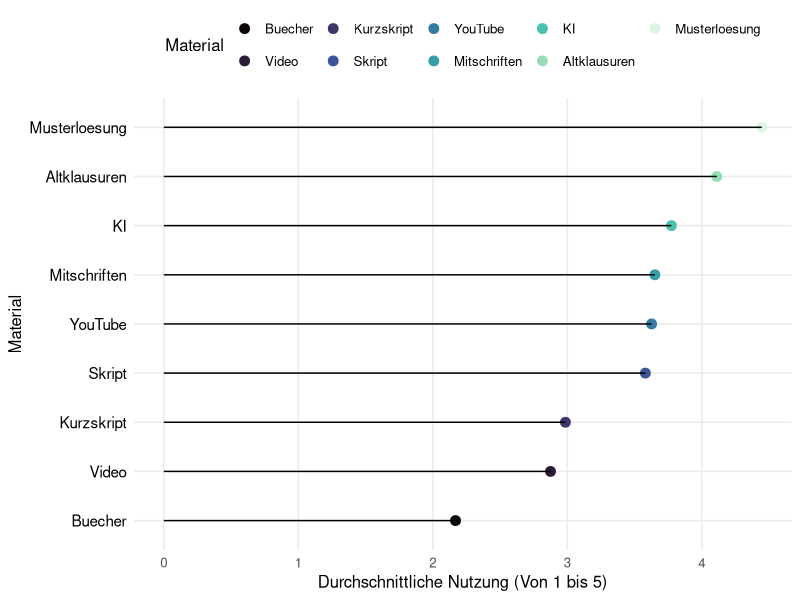
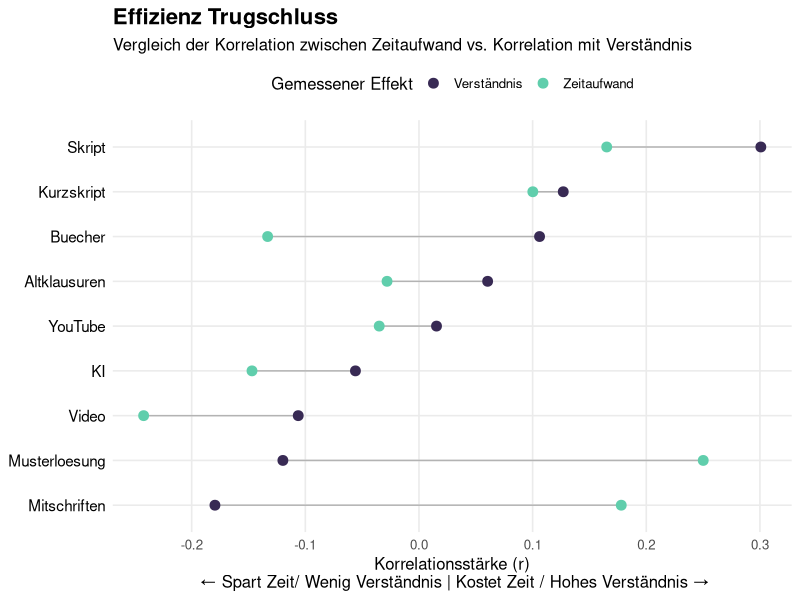
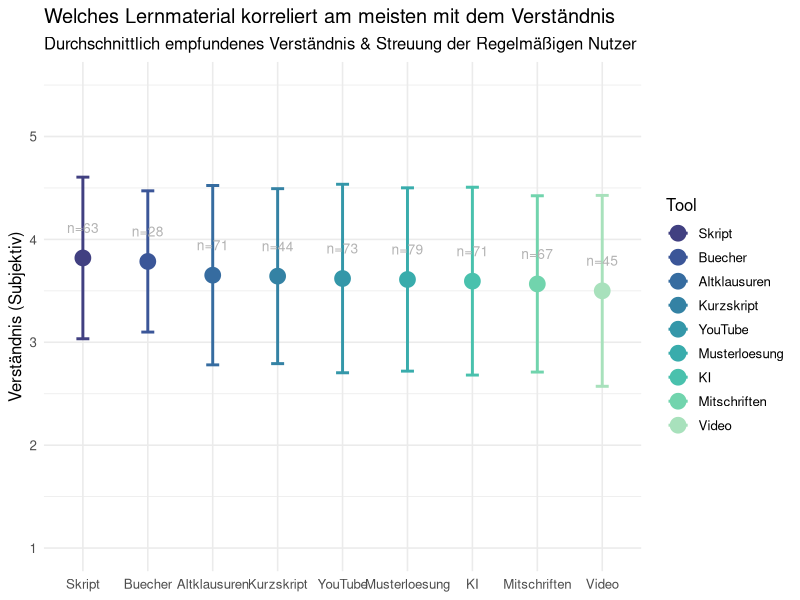
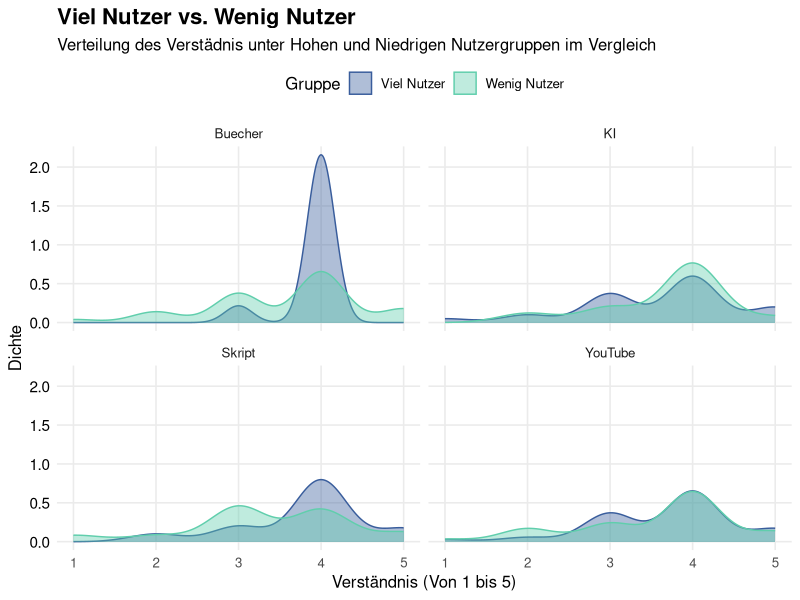

Recreate these plots in R, in order. (Note: this script raises an error after producing the figures.)

#Library installieren 
library(tidyverse)

#Reinladen der Umfrage ins global Enviorment
survey.data <- read.csv("results-survey_cleaned.csv")

#Frage/Plot 1 - Ein abbild zeigen von dem was wir eigentlich grade Nutzen
#Die Idee hinter diesem Plot ist für die Analyse dann um den Roten Faden zu halten erstmal zu zeigen was 
#die Studenten eigentlich Nutzen, damit wir nachher Zeigen können das obwohl KI und Digitale Lernmittel
#häufig genutzt werden sie nicht mit einer erfahrung

#Wir extrahieren die passenden Informationen aus unserer Umfrage für unseren Plot
plot.1.data <- survey.data %>%
  #Wir wählen uns die wichtigen Daten aus der Befragung aus (Hier: Die Daten zur Nutzung)
  select(starts_with("Nutzung")) %>%
  #Wir fassen alles zusammen indem wir den Durschnitt für alle mittel ausrechnen und fehlende Werte entfernen
  summarise(across(everything(), mean, na.rm = TRUE)) %>%
  #Wir Formen unser Material um damit wir das ganze mit ggplot vernünftig erstellen 
  #können und bennen Material und den Score richtig um 
  pivot_longer(everything(), names_to = "Material", values_to = "Score") %>%
  #Wir entfernen von den Spalten die bleibsel der csv Datei und Sortieren
  #es so das zuerst die Materialspalte und dann die Scorespalte kommt
  mutate(
    Material = str_remove_all(Material, "Nutzung_|_Num"),
    Material = fct_reorder(Material, Score)
  )

#Wir erstellen unseren Plot für das erste Thema 
ggplot(plot.1.data, aes(x = Score, y = Material)) +
  #Wir erstellen einen kleinen Punkt an der Spitze der Nutzung
  geom_point(size = 3, aes(color = Material)) +
  #Wir zeichnen eine Linie die bis zu dem eben gezeichneten Punkt geht 
  geom_segment(aes(
    x = 0,
    xend = Score,
    y = Material,
    yend = Material
  )) +
  #Hinzufügen von Achsenbeschriftungen
  labs(x = "Durchschnittliche Nutzung (Von 1 bis 5)",
       y = "Material") +
  #Minimal Theme und Farbpallete für Optik vom Plots
  theme_minimal(base_size = 12) +
  theme(
    legend.position = "top", 
    panel.grid.minor = element_blank(),
    plot.title = element_text(face = "bold", size = 16), 
    axis.text.y = element_text(color = "black", size = 11)
  ) +
  scale_color_viridis_d(option = "mako") 

#Frage/Plot 2 - Zeigen das viele Studenten sich Zeitersparnis beim Studium wünschen

#Um für diese Frage einen guten Plot zu erstellen müssen wir uns erstmal
#anschauen wie Zeitaufwand und Material Korrelieren

cor.time <- survey.data %>%
  summarise(across( 
    starts_with("Nutzung"), #Für alle Spalten die mit "Nutzung" anfangen in der csv
    ~ cor(.x, Effekt_Zeitaufwand_Num, use = "complete.obs") #Berechnen wir die Korrelation mit dem Zeitaufwand
  )) %>%
  #Wir beschriften unsere Zeilen wieder um und formen sie in lange Reihen um
  pivot_longer(everything(), names_to = "Material", values_to = "Zeit.Effekt")

#jetzt bauen wir diese Korrelationswerte auch für den zusammenhang mit dem Verständnis zusammen

cor.understanding <- survey.data %>%
  summarise(across( 
    starts_with("Nutzung"), #Wir nehmen uns wieder alle Nutzungsspalten
    ~ cor(.x, Qualitaet_Verstehen_Num, use = "complete.obs") #Berechnen nur diesesmal die Korrelation mit dem Verständnis
  )) %>%
  
  #Wir beschriften unsere Zeilen wieder um und formen sie in lange Reihen um
  pivot_longer(everything(), names_to = "Material", values_to = "Verstaendnis.Effekt")


#jetzt haben wir die Korrelationsdaten von Zeit und Verständnis wir wollen jetzt diese
#Kombinieren in einen Datensatz den wir dann in ggplot übergeben können

plot.2.data <- left_join(cor.time, cor.understanding, by = "Material") %>%
  mutate(
    Material = str_remove_all(Material, "Nutzung_|_Num"), #Wir entfernen wieder die Umfrage überbleibsel
    Material = fct_reorder(Material, Verstaendnis.Effekt) #Und ordnen die Spalten dann neu an 
  )

#Jetzt können wir unseren finalen ggplot Erstellen das hier wird ein Dumbell Plot 
ggplot(plot.2.data) +
  
  #Dieser Teil baut die Linie in der mitte die die Beiden Korrelationswerte miteinander verbindet 
  geom_segment(aes(
    y = Material, yend = Material,
    x = Zeit.Effekt, xend = Verstaendnis.Effekt
  ), color = "grey70") +
  
  #Hier erstellen wir den Punkt für die Zeit auf dem Graphen
  geom_point(aes(x = Zeit.Effekt, y = Material, color = "Zeitaufwand"), size = 3) +
  
  #Das Hier ist der Punkt für das Verständnis
  geom_point(aes(x = Verstaendnis.Effekt, y = Material, color = "Verständnis"), size = 3) +
  
  #Hier nehmen wir unsere Standard Farbpalette 
  scale_color_viridis_d(option = "mako", begin = 0.2, end = 0.8) +
  #Wir erstellen Überschrift und Achsenbeschriftungen für die Verständnis
  labs(title = "Effizienz Trugschluss",
       subtitle = "Vergleich der Korrelation zwischen Zeitaufwand vs. Korrelation mit Verständnis",
       x = "Korrelationsstärke (r)\n ← Spart Zeit/ Wenig Verständnis | Kostet Zeit / Hohes Verständnis →",
       y = NULL,
       color = "Gemessener Effekt"
  ) +
  #Wir editieren unser Theme minimal etwas damit es unseren Anforderungen entspricht
  theme_minimal(base_size = 12) +
  theme(
    legend.position = "top", #Sorgt dafür das die Legende oben ist 
    panel.grid.minor = element_blank(),
    plot.title = element_text(face = "bold", size = 16), #Überschrift Makieren und Richtige Größe einstellen 
    axis.text.y = element_text(color = "black", size = 11) #Achsenbeschriftung einfärben und Größe Richtig bestimmen
  )

#Frage/Plot 3 - Welche Materialien Korrelieren Tatsächlich mit dem Gefühl des Veständnis

plot.3.data <- survey.data %>%
  
  #Wir brauchen das verständnis und alle Nutzungs-Spalten
  select(Qualitaet_Verstehen_Num, starts_with("Nutzung")) %>%
  
  #Wir drehen wieder für ggplot die Daten damit alles untereinander steht 
  pivot_longer(
    cols = starts_with("Nutzung"),
    names_to = "Tool",
    values_to = "Haeufigkeit"
  ) %>%
  
  #Wir räumen wieder die Namen auf 
  mutate(Tool = str_remove_all(Tool, "Nutzung_|_Num")) %>%
  
  #Wir filtern alle die das Tool regelmäßig Nutzen
  filter(Haeufigkeit >= 3) %>%
  
  #Wir rechnen absofort pro Tool
  group_by(Tool) %>%
  
  #Jetzt berechnen wir die Werte die wir für den Plot eigentlich brauchen
  summarise(
    Note = mean(Qualitaet_Verstehen_Num, na.rm = TRUE), #Berechnung des Durchschnitts
    Streuung = sd(Qualitaet_Verstehen_Num, na.rm = TRUE), #Fehlerbalken
    Anzahl.User = n() #Wir zeigen an wie viele Nutzer es gab so kann man die aussagekräftigkeit besser einschätzen
  ) %>%
  
  #Sortieren die Notes so das die beste vorne steht 
  mutate(Tool = fct_reorder(Tool, Note, .desc = TRUE))


#Jetzt erstellen wir unseren Mean/Error Plot 
ggplot(plot.3.data, aes(x = Tool, y = Note, color = Tool)) +
  
  #Zuerst erstellen wir den Fehlerbalken
  geom_errorbar(aes(ymin = Note - Streuung, ymax = Note + Streuung),
                width = 0.2, size = 1) +
  #Der Punkt welcher unseren durchschnittswert darstellt 
  geom_point(size = 5) +
  
  #Text Label damit man sieht wie viele Leute zu einer Häufigen Lerngruppe gehören
  geom_text(aes(label = paste0("n=", Anzahl.User)),
            vjust = -2.5, size = 3.5, color = "grey70") +
  
  #Auswählen der Farbpalette
  scale_colour_viridis_d(option = "mako", begin = 0.3, end = 0.9) +
  
  #Jezt fixieren wir die Achsen 
  scale_y_continuous(limits = c(1, 5.5), breaks = 1:5) +
  
  #Beschriftung(WIP)
  labs(
    title = "Welches Lernmaterial korreliert am meisten mit dem Verständnis",
    subtitle = "Durchschnittlich empfundenes Verständnis & Streuung der Regelmäßigen Nutzer",
    y = "Verständnis (Subjektiv)",
    x = NULL 
  ) +
  theme_minimal(base_size = 12)


#Frage/Plot 4 - Macht es einen unterschied für die Note, ob ich ein Tool viel oder wenig nutze?

#Wir erstellen hierfür einen Density Plot, ursprünglich wollte ich nen einfachen 
#Boxplot verwenden aber das war mir ein wenig zu langweilig

#Wir starten wie immer mit unserer datenumformung
plot.4.data <- survey.data %>%
  
  #Wir wählen die Zeilen aus die wir brauchen das Verständnis und Nutzung 
  #von KI und Youtube im Vergleich mit Skript und Büchern
  select(Qualitaet_Verstehen_Num,
         Nutzung_Skript_Num,
         Nutzung_KI_Num,
         Nutzung_YouTube_Num,
         Nutzung_Buecher_Num) %>%
  
  #Wir drehen die Daten wieder für den ggplot
  pivot_longer(cols = starts_with("Nutzung"),
               names_to = "Tool",
               values_to = "Haeufigkeit") %>%
  
  #Wir machen unseren Datensatz wieder für den Plot "sauber"
  mutate(Tool = str_remove_all(Tool, "Nutzung_|_Num")) %>%
  
  #Wir entfernen alle NAs
  drop_na(Haeufigkeit) %>%
  
  #Jetzt unterscheiden wir die Studenten in 2 Gruppen
  mutate(Gruppe = if_else(Haeufigkeit >= 4,
                          "Viel Nutzer",
                          "Wenig Nutzer")) %>%
  
  #Wir filtern Tool nur nach den Tools die wir tatsächlich haben wollen in unserem Violinen Plot
  filter(Tool %in% c("Skript", "KI", "YouTube", "Buecher"))

#Jetzt erstellen wir unseren density Plot 
ggplot(plot.4.data, aes(x = Qualitaet_Verstehen_Num, fill = Gruppe, color = Gruppe)) +
  
  #Wir erstellen unseren density Plot mit alpha = 0.4 damit die Hügel transperent sind 
  geom_density(alpha = 0.4) +
  
  #Dieser Befehl sorgt dafür das wir sozusagen mini Plots für jedes der Materialien erstellen 
  facet_wrap(~Tool) +
  
  #Hier nehmen wir unsere Standard Farbpalette 
  scale_fill_viridis_d(option = "mako", begin = 0.4, end = 0.8) +
  scale_color_viridis_d(option = "mako", begin = 0.4, end = 0.8) +
  
  #Wir erstellen Überschrift und Achsenbeschriftungen für die Verständnis
  labs(title = "Viel Nutzer vs. Wenig Nutzer",
       subtitle = "Verteilung des Verstädnis unter Hohen und Niedrigen Nutzergruppen im Vergleich",
       x = "Verständnis (Von 1 bis 5)",
       y = "Dichte",
       fill = "Gruppe"
  ) +
  
  #Wir editieren unser Theme minimal etwas damit es unseren Anforderungen entspricht
  theme_minimal(base_size = 12) +
  theme(
    legend.position = "top", #Sorgt dafür das die Legende oben ist 
    panel.grid.minor = element_blank(),
    plot.title = element_text(face = "bold", size = 16), #Überschrift Makieren und Richtige Größe einstellen 
    axis.text.y = element_text(color = "black", size = 11) #Achsenbeschriftung einfärben und Größe Richtig bestimmen
  )

#Frage4.5/Plot4.5 - Mit welchen Effekten Korrelieren die Arbeitsmaterialien
#Es fehlt zwischen PLot 4 und 5 für die Argumentation unserer These der Übergang deswegen
#gucken wir uns jetzt an wie die Materialien mit den Effekten zusammenhängen die für die Zufriedenheit sorgen können

plot.4.5.data <- survey.data %>%
  #Wir wählen wieder unsere gebrauchten Eigenschaften aus, 
  #wir nehmen nicht alle Effekte weil unsere Plots sonst zu unübersichtlich werden
  select(starts_with("Nutzung_"),
         Effekt_Sicherheit_Num,
         Effekt_Stress_Num,
         Effekt_Zeitaufwand_Rev,
         Qualitaet_Verstehen_Num) %>%
  
  #Wir entfernen alle NAs 
  drop_na() %>%
  
  #Wir berechnen die Korrelation zwischen all diesen Werten
  cor() %>%
  
  #Hier wieder unser trick aus Plot 4 um die Daten ins richtige Format zu rücken
  as.table() %>%
  as.data.frame() %>%
  
  #Jetzt filtern wir die Korrelationen die wir tatsächlich haben wollen
  filter(str_detect(Var1, "Nutzung"), !str_detect(Var2, "Nutzung")) %>%
  
  #Wir machen unsere Namen für die Plots wieder schön 
  mutate(
    Tool = str_remove_all(Var1, "Nuztung_|_Num"),
    
    #Wir entfernen auch noch andere Überbleibsel 
    Effekt = str_remove_all(Var2, "Effekt_|Qualitaet_|Nutzung_|_Num|_Rev")
  )

ggplot(plot.4.5.data, aes (x = Freq, y = reorder(Tool, Freq), fill = Tool)) +
  #Hiermit erstellen wir unsere Balken
  geom_col() +
  
  #Das hier sorgt dafür das wir wieder viele
  facet_wrap(~Effekt, scales = "free_x") +
  scale_fill_viridis_d(option = "mako", begin = 0.4, end = 0.8) +
  geom_vline(xintercept = 0, linetype = "dashed", color = "grey70") +
  labs(
    title = "Wie Korrelieren Arbeitsmaterialien mit den Effekten",
    x = "Stärke des Zusammenhangs (GGrößer ist besser)",
    y = NULL
  ) +
  theme_minimal(base_size = 12) +
  theme(
    legend.position = "none",
    panel.grid.minor = element_blank(),
    strip.text = element_text(face = "bold", size = 11)
  )

#Plot/Frage 5 - Wie Korrelieren Qualitäts und Effekteigenschaften mit der Zufriedenheit
plot.5.data.cor <- survey.data %>%
  
  #Wir suchen alle Eigenschaften raus die mit der Zufriedenheit interessant korrelieren könnten
  select(starts_with("Qualitaet_"), starts_with("Effekt_"), Zufriedenheit_Score) %>%
  
  #Wir entfernen alle Fehlenden Werte für den Plot 
  drop_na() %>%
  
  #Wir berechnen die Korrelation zwischen allen werten
  cor() %>%
  
  #Formen die Matrix zuerst in eine Tabelle und dann in einen Data Frame um 
  as.table() %>%
  as.data.frame() %>%
  
  #Wir filtern alle Korrelationen heraus so dass nurnoch die wichtigen Dinge übrig sind 
  filter(Var1 != "Zufriedenheit_Score", Var2 == "Zufriedenheit_Score") %>%
  
  mutate(
    Faktor = str_remove_all(Var1, "Qualitaet_|Effekt_|_Num|_Rev"),
  ) %>%
  
  mutate(Faktor = fct_reorder(Faktor, Freq)) 

#Da wir in der ersten Transformation die Daten schon umgebaut haben mit correlationen
#holen wir uns jetzt noch die anderen Sachen die wir brauchen für den finalen Tornado Plot 

plot.5.data.cor.2 <- survey.data %>%
  #Wir wählen wieder alle Spalten aus die wir brauchen 
  select(starts_with("Nutzung_"),
         Effekt_Sicherheit_Num,
         Effekt_Stress_Num,
         Effekt_Zeitaufwand_Rev,
         Qualitaet_Verstehen_Num) %>%
  #Wir entfernen alle na werte damit wir später keine Probleme bekommen
  drop_na() %>%
  
  #Wir berechnen von diesen Aspekten die Korrelationen
  cor() %>%
  
  #Wir wenden wieder unseren Umformatierungstrick an
  as.table() %>%
  as.data.frame() %>%
  filter(
     str_detect(Var1, "Nutzung"),
    !str_detect(Var2, "Nutzung")
  ) %>%
  mutate(
    Tool = str_remove_all(Var1, "Nutzung_|_Num"),
    Effekt = str_remove_all(Var2, "Effekt_|Qualitaet_|_Num|_Rev")
  )

ggplot(plot.5.data.cor.2, aes(x = Freq, y = reorder(Effekt, Freq), fill = Effekt)) +
  geom_col() +
  facet_wrap(~Tool, ncol = 3) +
  scale_fill_viridis_d(option = "mako", begin = 0.3, end = 0.8) +
  geom_vline(xintercept = 0, linetype = "dashed", color = "grey70") +
  labs(
    title = "Steckbrief der Werkzeuge",
    x = "Stärke des Zusammenhangs",
    y = NULL
  ) +
  theme_minimal(base_size = 12)



#DAS HIER IST BIS JETZT NOCH EIN KI INHALT, WIRD SPÄTER GEFIXED
# ==============================================================================
# PLOT 6: REFLEKTION - DIE KOMPLETTE LANDSCHAFT (All In)
# ==============================================================================

# 1. Datenvorbereitung: WIR NEHMEN ALLES
plot.6.data <- survey.data %>%
  # Wähle automatisch JEDE Spalte, die Zahlen enthält
  select(where(is.numeric)) %>%
  
  # Optional: Falls du eine ID-Spalte oder einen Index ("X") hast, weg damit:
  # select(-contains("ID"), -any_of("X")) %>% 
  
  drop_na()

# WICHTIG: Wir speichern die Original-Reihenfolge der Spalten
# (Damit R sie gleich nicht alphabetisch sortiert)
original_order <- names(plot.6.data)

# 2. Korrelation berechnen
plot.6.cor <- plot.6.data %>%
  cor() %>%
  as.table() %>%
  as.data.frame()

# 3. Die Reihenfolge erzwingen
# Wir sagen dem Plot: "Benutze genau die Liste 'original_order' zum Sortieren"
plot.6.cor <- plot.6.cor %>%
  mutate(
    Var1 = factor(Var1, levels = original_order),
    # Für die y-Achse drehen wir die Reihenfolge oft um (rev), 
    # damit die Diagonale wie gewohnt von links oben nach rechts unten läuft
    # oder wir lassen es gleich, je nach Geschmack. Hier: Gleich wie CSV.
    Var2 = factor(Var2, levels = rev(original_order)) 
  )

# 4. Der große Heatmap-Plot
ggplot(plot.6.cor, aes(x = Var1, y = Var2, fill = Freq)) +
  geom_tile(color = "white", lwd = 0.2) + # Feine weiße Linien
  
  # Farben: Volles Spektrum von -1 (Rot/Blau) bis +1 (Hell/Gelb)
  scale_fill_viridis_c(option = "mako", direction = 1, limits = c(-1, 1)) +
  
  # Achsenbeschriftung säubern (wir entfernen _Num etc. für Lesbarkeit)
  scale_x_discrete(labels = function(x) str_remove_all(x, "Nutzung_|Qualitaet_|Effekt_|_Num|_Score|_Rev")) +
  scale_y_discrete(labels = function(x) str_remove_all(x, "Nutzung_|Qualitaet_|Effekt_|_Num|_Score|_Rev")) +
  
  labs(
    title = "Gesamt-Matrix: Alle Korrelationen",
    subtitle = "Übersicht aller gemessenen Variablen im Kurs",
    x = NULL,
    y = NULL,
    fill = "Korrelation"
  ) +
  theme_minimal(base_size = 10) +
  theme(
    # Text auf x-Achse senkrecht stellen, sonst überlappt alles bei vielen Variablen
    axis.text.x = element_text(angle = 90, vjust = 0.5, hjust = 1, size = 8),
    axis.text.y = element_text(size = 8),
    panel.grid = element_blank(),
    legend.position = "right"
  ) +
  coord_fixed() # Quadratische Kacheln
